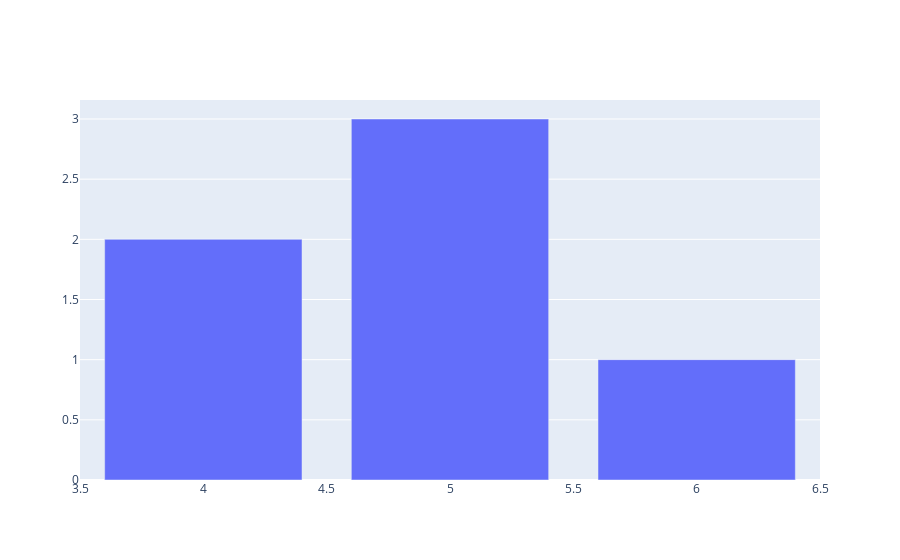

Here is the notebook cell this chart was saved with:
### Markdown cell above
Plotly seems to be really simple:

### Code cell
import plotly.graph_objects as go

#create a FIgure like with matplotlib
fig = go.Figure()

#add trace - plot, scatter or bar
fig.add_trace(go.Bar(
                x=[4,5,6],
                y=[2, 3, 1])
             )

#show the figure
fig.show()

### Figure 1 — Plotly figure (JSON) as saved in the notebook; plotly's stock layout.template omitted (floating-point values rounded to 4 significant figures)
{"data": [{"type": "bar", "x": [4, 5, 6], "y": [2, 3, 1]}], "layout": {}}
